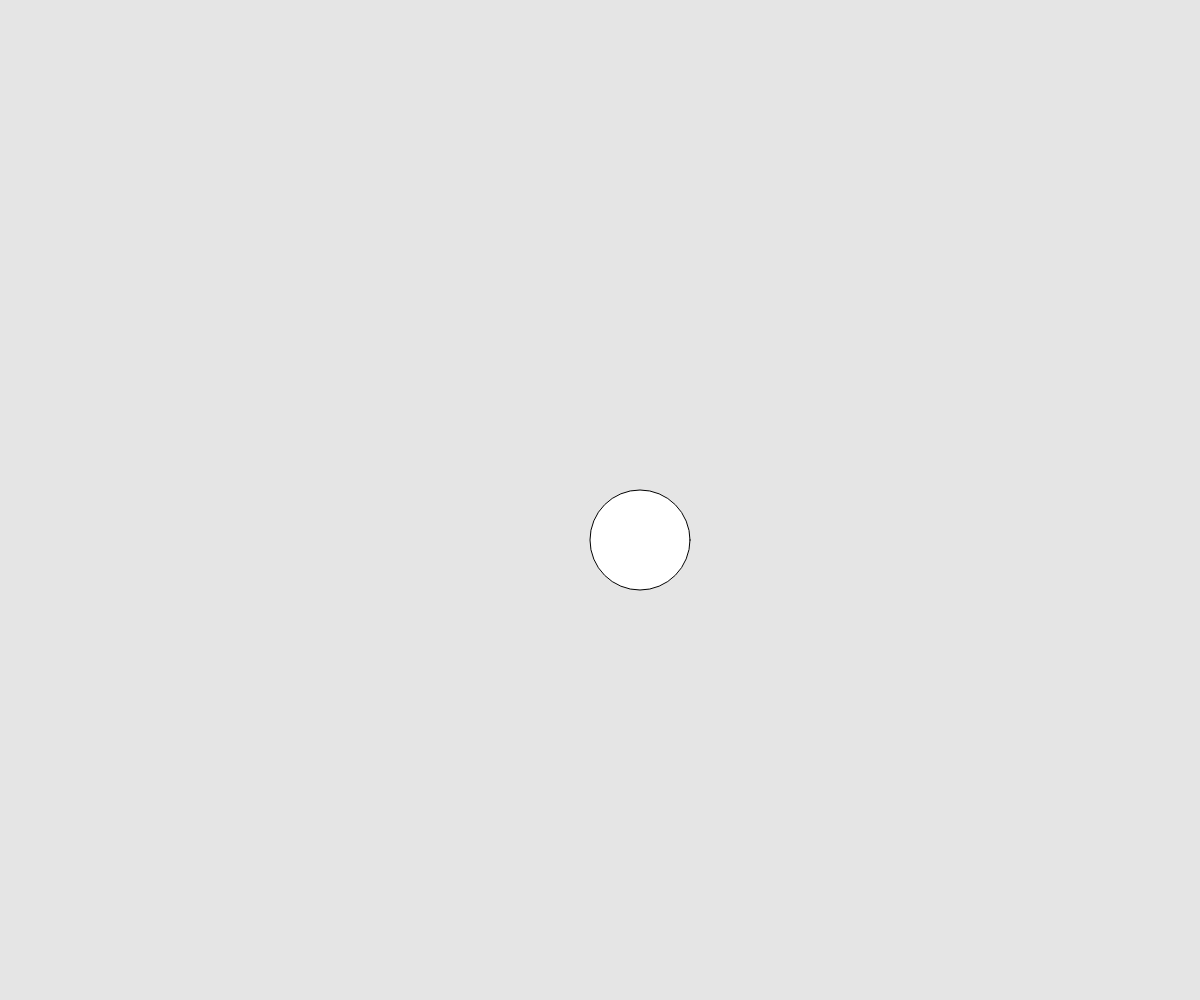
Frame 1 (no input)
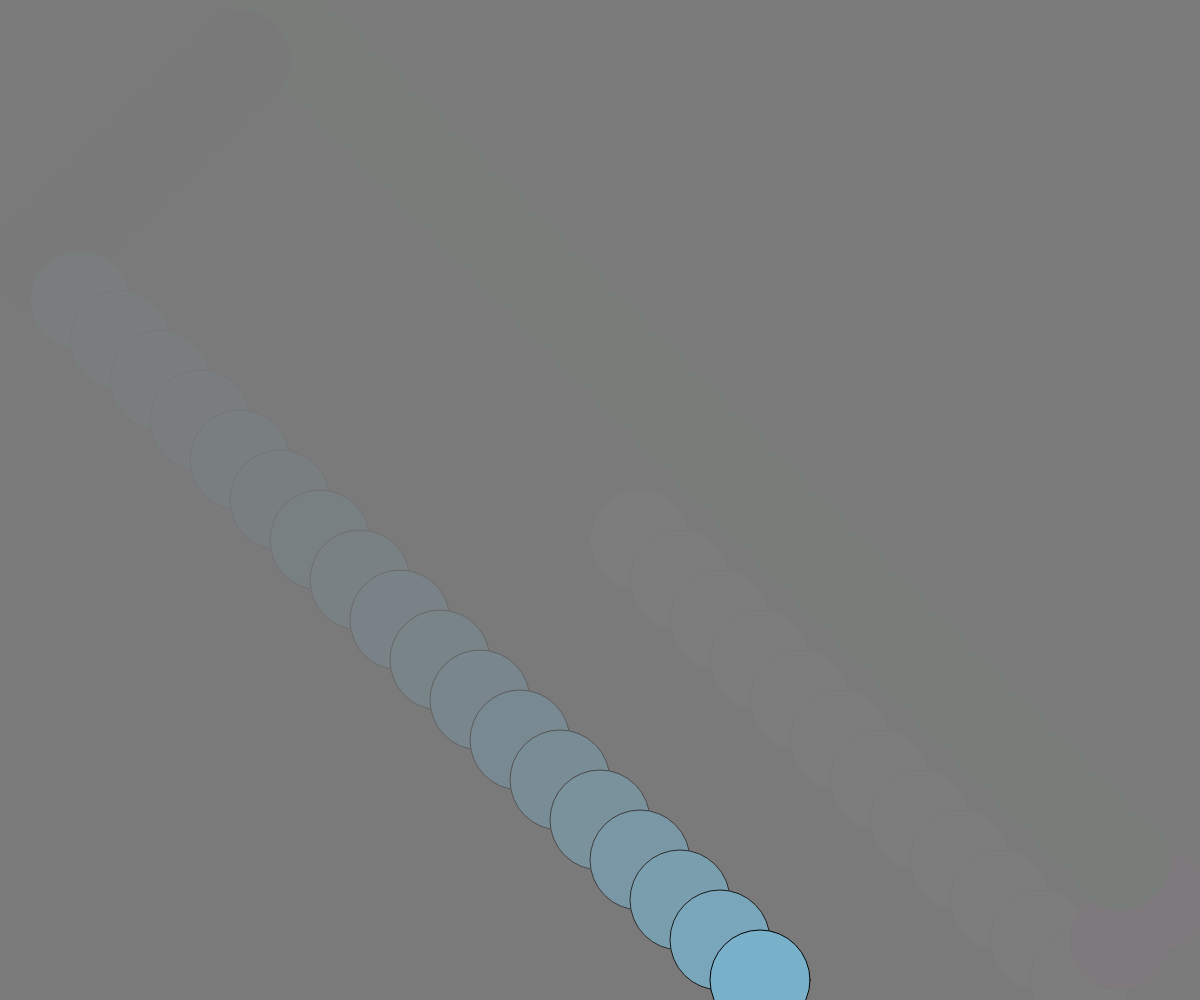
Frame 60 (no input)
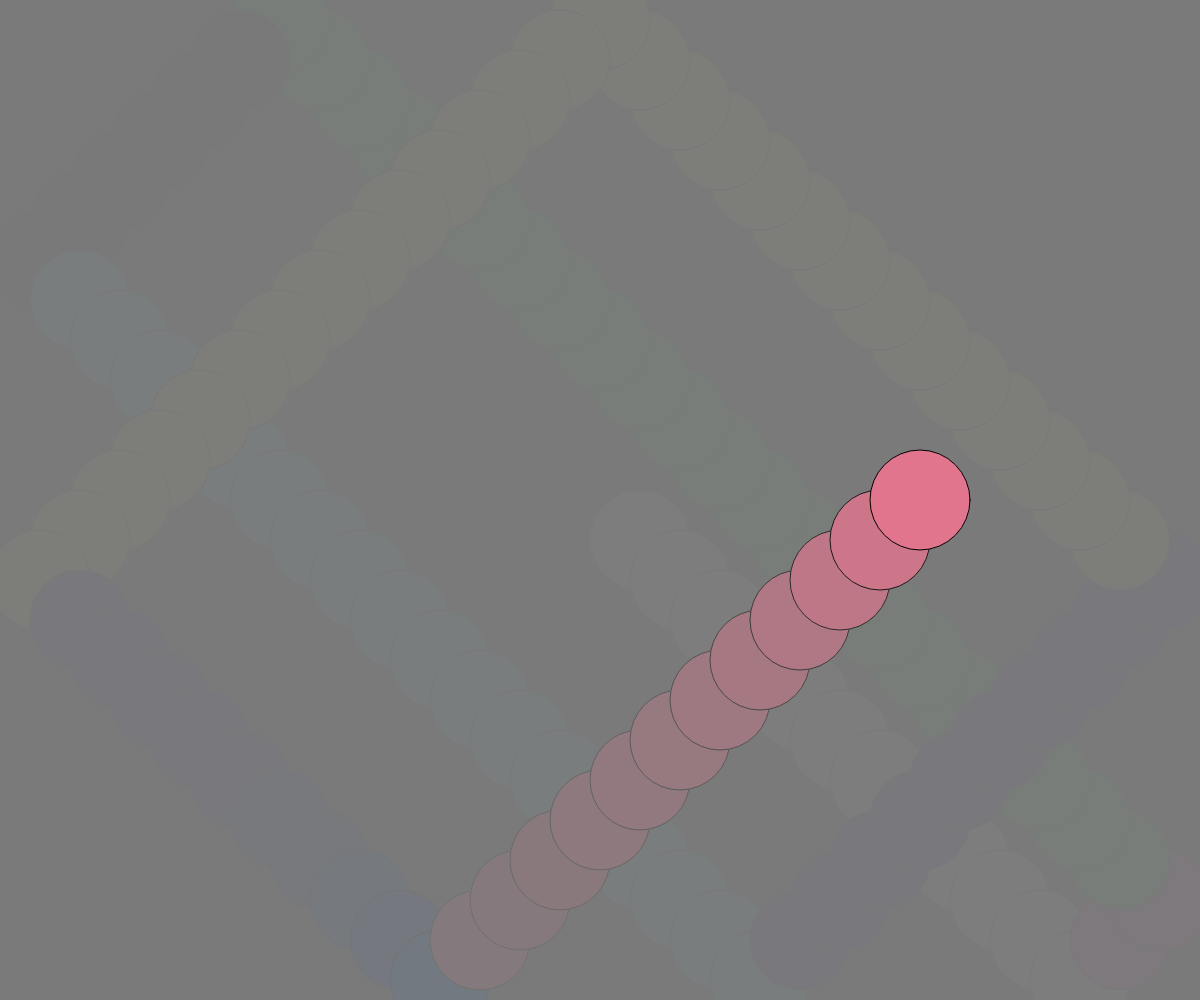
Frame 120 (the mouse pressed at the canvas centre since frame 60)

The p5.js sketch that drew these frames (run headless with seeded random() and noise() and a simulated clock; from frame 60 on, the mouse is pressed at the canvas centre):

// p5.js sketch
// ── sketch.js

var x, y, t, vX, vY;
// t - tamanho
// v - velocidade


// x+=v; = x=v*-1;

function setup() 
{
  createCanvas (windowWidth, windowHeight);

  x = width/2;
  y = height/2;
  t = 100;
  vX = 40;
  vY = vX;
}



function draw() 
{
  background (125, 50);

  if (x+t/2>width || x-t/2<0 )
  {
    vX*=-1;
    fill (random(255), random(255), random(255));
  }

  if (y+t/2>height || y-t/2<0 )
  {
    vY*=-1;
    fill (random(255), random(255), random(255));
  }


  x+=vX;
  y+=vY;
  ellipse (x, y, t, t);
}


function windowResized() 
{
  resizeCanvas (windowWidth, windowHeight);
}
